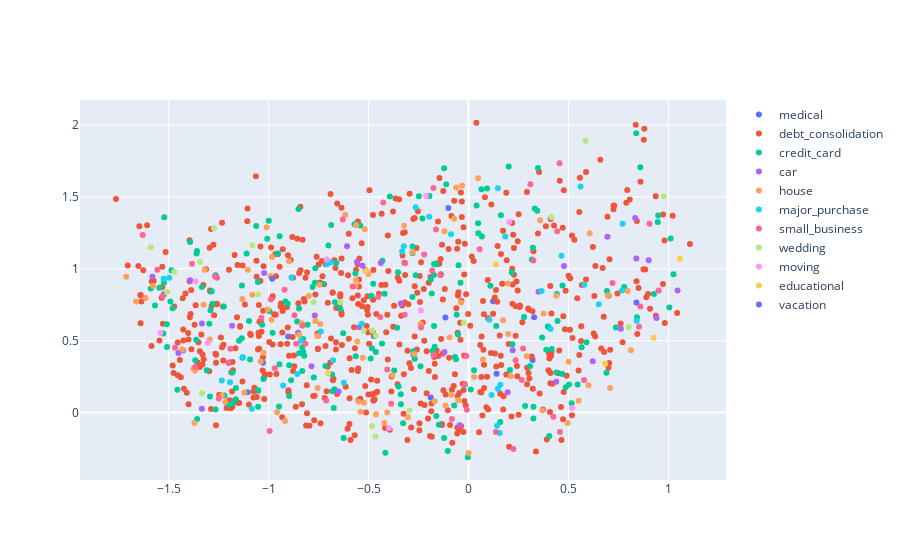

Notebook source saved alongside this figure:
### Code cell
fig0 = go.Figure()
purposes = plotX["purpose"].unique()
for purp in purposes:
    cluster_purp = cluster0[cluster0["purpose"] == purp]
    fig0.add_trace(go.Scatter(
                    x = cluster_purp["PC1_2d"],
                    y = cluster_purp["PC2_2d"],
                    mode = "markers",
                    name = purp,
                    text = None))
fig0.show()
